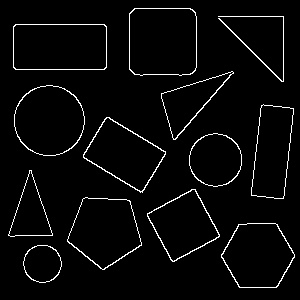
#> input picture lab_2/images/edged.jpg, 300 x 300 px
$ python -i additionalFeatures.py   (imports and definitions only)
#> lines starting #> are read from the running program, lines starting #| are printed output that depends on the picture; after the words box and inside, x2 and y2 are one past the last pixel; in counts of white or black regions, pixels touching at a corner belong together
#> further down, picture is the input picture: shape (300, 300, 3); min 0, max 255, mean 9.1
import cv2

bins = 8
def fd_Fast(_image):
    imag = cv2.cvtColor(_image, cv2.COLOR_BGR2HSV)
#> imag: shape (300, 300, 3); mean H, S, V 0, 0, 9.1
    gray = cv2.cvtColor(imag, cv2.COLOR_BGR2GRAY)
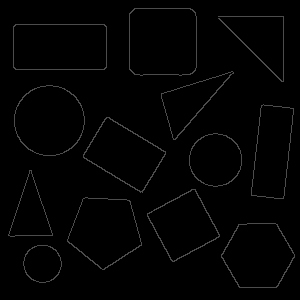
#> gray: shape (300, 300); min 0, max 76, mean 2.7
    fast = cv2.FastFeatureDetector_create()

    # find and draw the keypoints
    kp = fast.detect(gray, None)
#> kp = 101 keypoints; strongest (x, y, size): (135, 8, 7), (190, 8, 7), (15, 24, 7), (104, 24, 7)
    imag2 = cv2.drawKeypoints(gray, kp, None, color=(255, 0, 0))
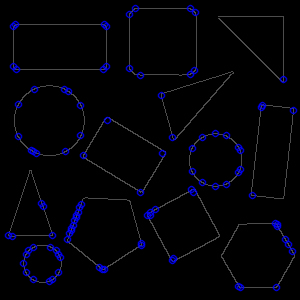
#> imag2: shape (300, 300, 3); mean of channels 0, 1, 2 8.4, 2.5, 2.5; drawn as B, G, R
    cv2.normalize(imag2, imag2)
#> imag2: shape (300, 300, 3); 11.01% of pixels changed, all inside (x1, y1, x2, y2) = (4, 4, 298, 292)

    return imag2.flatten()

def fd_Kaze(_image):
    alg = cv2.KAZE_create()
    # Dinding image keypoints
    kps = alg.detect(_image)
    # Getting first 32 of them.
    # Number of keypoints is varies depend on image size and color pallet
    # Sorting them based on keypoint response value(bigger is better)
    kps = sorted(kps, key=lambda x: -x.response)[:32]
    # computing descriptors vector
    kps, dsc = alg.compute(_image, kps)
    cv2.normalize(dsc, dsc)
    # Flatten all of them in one big vector - our feature vector
    return dsc.flatten()

>>> import cv2
>>> picture = cv2.imread('../lab_2/images/edged.jpg')
>>> result = fd_Fast(picture)

$ run again, on lab_2/images/shapes.jpg
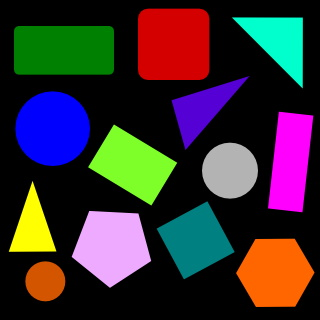
#> input picture lab_2/images/shapes.jpg, 320 x 320 px
#> picture is the input picture: shape (320, 320, 3); mean B, G, R 49.5, 46.4, 56.1
#> imag: shape (320, 320, 3); mean H, S, V 42.7, 136.5, 91.4
#> in fd_Fast, `gray = cv2.cvtColor(imag, cv2.COLOR_BGR2GRAY)`:
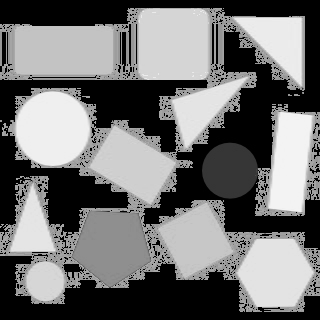
#> gray: shape (320, 320); min 0, max 243, mean 112.3
#> kp = 1421 keypoints; strongest (x, y, size): (309, 163, 7), (197, 279, 7), (205, 279, 7), (63, 303, 7)
#> in fd_Fast, `imag2 = cv2.drawKeypoints(gray, kp, None, color=(255, 0, 0))`:
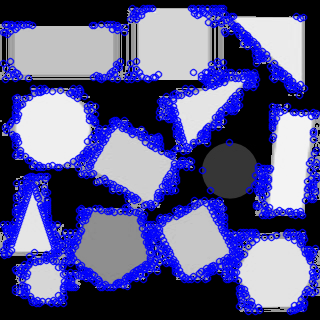
#> imag2: shape (320, 320, 3); mean of channels 0, 1, 2 140.3, 87.2, 87.2; drawn as B, G, R
